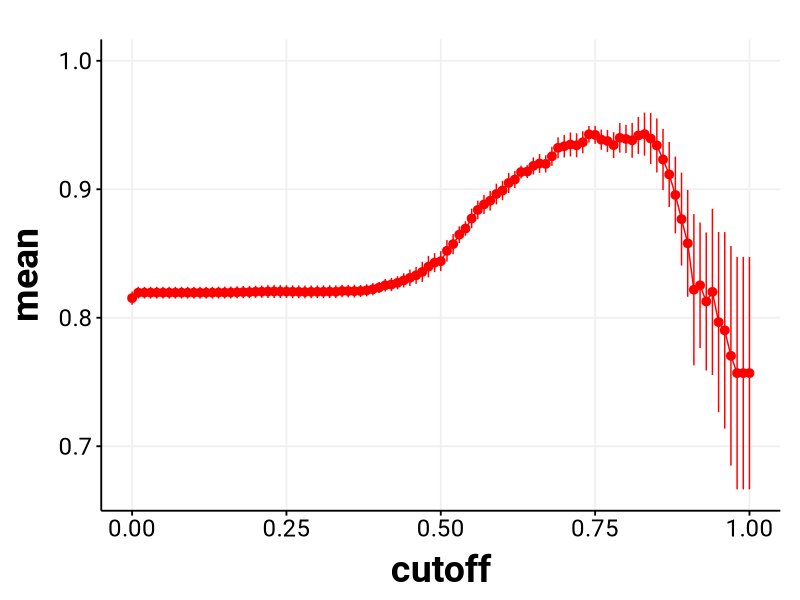

Write R code to recreate this figure.
#library(ROCR)
#library(tidyr)
library(ggplot2)


theme_Publication <- function(base_size=14, base_family="Roboto") {
      library(grid)
      library(ggthemes)
      (theme_foundation(base_size=base_size, base_family=base_family)
       + theme(plot.title = element_text(face = "bold",
                                         size = rel(5.2), hjust = 0.5),
               text = element_text(size = rel(5.2)),
               panel.background = element_rect(colour = NA),
               plot.background = element_rect(colour = NA),
               panel.border = element_rect(colour = NA),
               axis.title = element_text(face = "bold",size = rel(1.0)),
               axis.title.y = element_text(angle=90,vjust =2),
               axis.title.x = element_text(vjust = -0.2),
               axis.text = element_text(), 
               axis.line = element_line(colour="black"),
               axis.ticks = element_line(),
               panel.grid.major = element_line(colour="#f0f0f0"),
               panel.grid.minor = element_blank(),
               legend.key = element_rect(colour = NA),
               legend.position = "bottom",
               legend.direction = "horizontal",
               legend.key.size= unit(0.5, "cm"),
               legend.margin = unit(0, "cm"),
               legend.title = element_text(face="italic"),
               legend.text = element_text(size = rel(5.2)),
               plot.margin=unit(c(10,5,5,5),"mm"),
               strip.background=element_rect(colour="#f0f0f0",fill="#f0f0f0"),
               strip.text = element_text(face="bold")
          ))
      
}

scale_fill_Publication <- function(...){
      library(scales)
      discrete_scale("fill","Publication",manual_pal(values = c("#386cb0","#fdb462","#7fc97f","#ef3b2c","#662506","#a6cee3","#fb9a99","#984ea3","#ffff33")), ...)

}

scale_colour_Publication <- function(...){
      library(scales)
      discrete_scale("colour","Publication",manual_pal(values = c("#386cb0","#fdb462","#7fc97f","#ef3b2c","#662506","#a6cee3","#fb9a99","#984ea3","#ffff33")), ...)

}




r=read.table("globalPrediction_radius_1_tanimoto.csv",h=T)
#r[r[r[,"Correct"]=="True"],"True"]=T
before2=r$Correct
levels(r$Correct) <- c(FALSE,TRUE)
before=r$Correct
r$Correct <- as.logical(r$Correct)
after=r$Correct
sl=list()
ll=list()
accs=c()
cutoffs=seq(1.0,0.0,-0.01)
final_accs=data.frame()
for(i in seq(10)){
    accs=c()
    for(cutoff in cutoffs){
        print(sum(r$Cycle==(i-1)))
        sl <- append(sl,list(r$Similarity[r$Cycle==(i-1)]))
        ll<-append(ll,list(r$Correct[r$Cycle==(i-1)]))
    
        stmp=r$Similarity[r$Cycle==(i-1)]
        ctmp=r$Correct[r$Cycle==(i-1)]
        
        #if(cutoff==1){
            #print(ctmp[stmp>=cutoff])
        
        acc=sum(ctmp[stmp>=cutoff]==T)/length(ctmp[stmp>=cutoff])
        accs=c(accs,acc)
       
        #}
    }
     if(i==1){
    #         plot(cutoffs,accs,ylim=c(0.7,1.0),ty="l")
    #         par(new=T)
             final_accs=as.data.frame(accs)
     }
     else{
         final_accs=cbind(final_accs,accs)
    #    plot(cutoffs,accs,ylim=c(0.7,1.0),ty="l")
    #     par(new=T)
     }
        
    #print(accs)
}

#accs_matrix=matrix(accs,nrow=length(cutoffs),byrow=T)
#print(accs_matrix)

acc_mean=apply(final_accs,1,mean)
acc_sd=apply(final_accs,1,sd)

data=as.data.frame(cutoffs)
data=cbind(data,acc_mean)
data=cbind(data,acc_sd)
colnames(data)=c("cutoff","mean","sd")

#plot(cutoffs,acc_mean,ylim=c(0.7,1.0),ty="l",lwd=3,col="red")
#ggplot(df2, aes(x=dose, y=len, group=supp, color=supp)) + 
#geom_pointrange(aes(ymin=len-sd, ymax=len+sd))
# Use geom_line()+geom_pointrange()
p=ggplot(data, aes(x=cutoff, y=mean)) + 
  geom_line(color="red",aes(ymin=0.7,ymax=1.0))+
  geom_pointrange(aes(ymin=mean-sd, ymax=mean+sd),color="red") +
  scale_colour_Publication() +
                theme_Publication() 
print(p)
#pred=prediction(sl,ll)
#perf <- performance(pred,"tpr","fpr")
#plot(perf,colorize=T)
#plot(perf,avg= "vertical", spread.estimate="boxplot", show.spread.at= seq(0.1, 0.9, by=0.1))